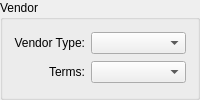
      <widget class="QGroupBox" name="_vendorGroup">
       <property name="sizePolicy">
        <sizepolicy hsizetype="Preferred" vsizetype="Preferred">
         <horstretch>0</horstretch>
         <verstretch>0</verstretch>
        </sizepolicy>
       </property>
       <property name="title">
        <string>Vendor</string>
       </property>
       <layout class="QGridLayout" name="gridLayout">
        <item row="0" column="0">
         <widget class="QLabel" name="_vendtypeLit">
          <property name="text">
           <string>Vendor Type:</string>
          </property>
          <property name="alignment">
           <set>Qt::AlignRight|Qt::AlignTrailing|Qt::AlignVCenter</set>
          </property>
         </widget>
        </item>
        <item row="0" column="1">
         <widget class="XComboBox" name="_vendtype">
          <property name="sizePolicy">
           <sizepolicy hsizetype="Expanding" vsizetype="Fixed">
            <horstretch>0</horstretch>
            <verstretch>0</verstretch>
           </sizepolicy>
          </property>
          <property name="allowNull">
           <bool>true</bool>
          </property>
          <property name="type">
           <enum>XComboBox::VendorTypes</enum>
          </property>
         </widget>
        </item>
        <item row="1" column="0">
         <widget class="QLabel" name="_defaultTermsLit">
          <property name="text">
           <string>Terms:</string>
          </property>
          <property name="alignment">
           <set>Qt::AlignRight|Qt::AlignTrailing|Qt::AlignVCenter</set>
          </property>
         </widget>
        </item>
        <item row="1" column="1">
         <widget class="XComboBox" name="_defaultTerms">
          <property name="sizePolicy">
           <sizepolicy hsizetype="Expanding" vsizetype="Fixed">
            <horstretch>0</horstretch>
            <verstretch>0</verstretch>
           </sizepolicy>
          </property>
          <property name="allowNull">
           <bool>true</bool>
          </property>
          <property name="type">
           <enum>XComboBox::APTerms</enum>
          </property>
         </widget>
        </item>
       </layout>
      </widget>
